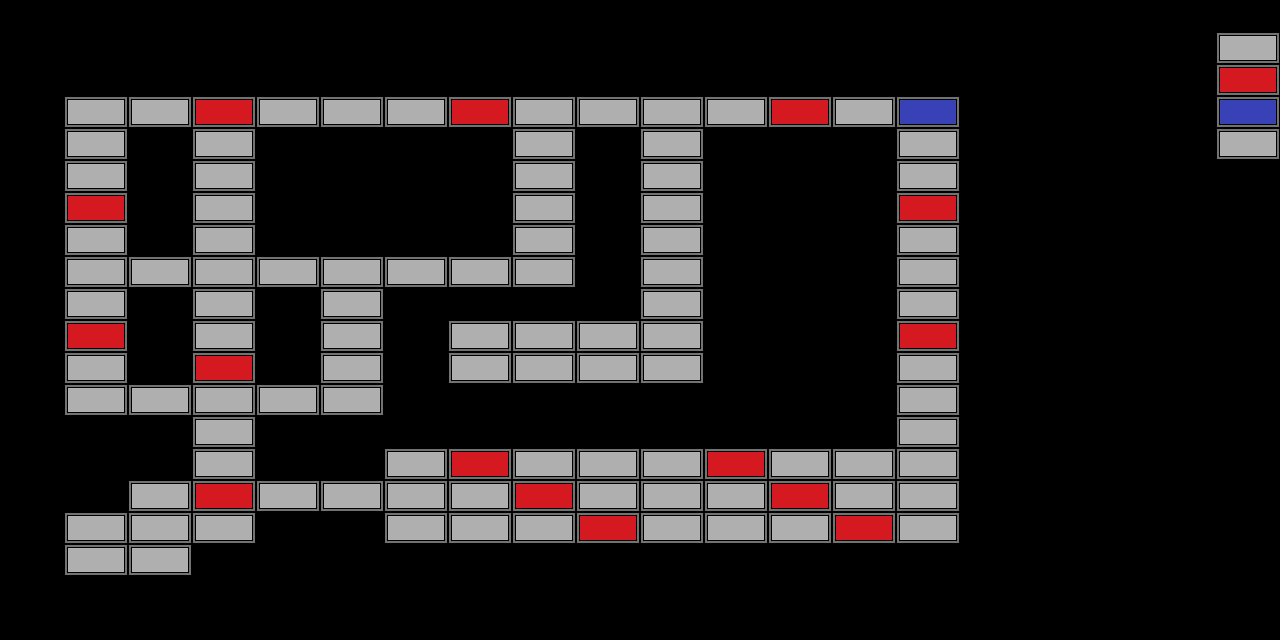

A 2D game scene composited from a Tiled map and its tileset images. What follows is a short description and the map's XML, with each tile layer's data collapsed to a summary:
An orthogonal 20x20 tile map with 64x32 px tiles, 1 tile layer (Layer).

<map version="1.0" orientation="orthogonal" width="20" height="20" tilewidth="64" tileheight="32">
 <tileset firstgid="1" name="Tileset" tilewidth="64" tileheight="32">
  <image source="Tileset.png" trans="ffffff" width="192" height="64" />
 </tileset>
 <layer name="Layer" width="20" height="20" opacity="0.9">
  <data>[400 cells, 325 non-empty, 5 distinct tile ids]</data>
 </layer>
</map>
